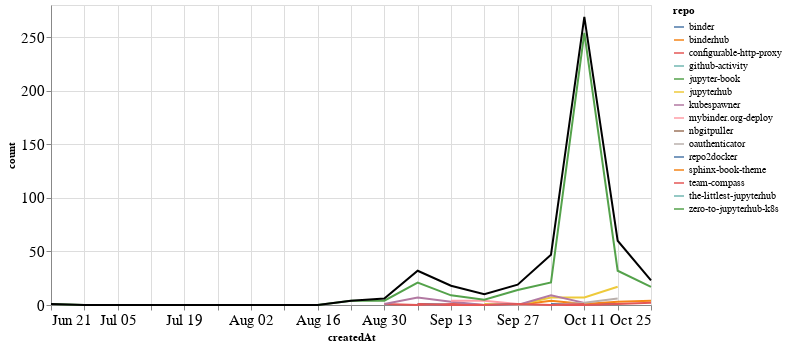

The notebook cell this image was saved under:
### Markdown cell above
## Comments

### Code cell
comments_time = comments.groupby('repo').resample('W', on='createdAt').count()['author'].reset_index()
comments_time = comments_time.rename(columns={'author': 'count'})
comments_time_total = comments_time.groupby('createdAt').agg({"count": "sum"}).reset_index()
ch1 = alt.Chart(comments_time, width=600).mark_line().encode(
    x='createdAt',
    y='count',
    color='repo',
    tooltip="repo"
)

ch2 = alt.Chart(comments_time_total, width=600).mark_line(color="black").encode(
    x='createdAt',
    y='count',
)

ch1 + ch2

### Figure 1 — Vega-Lite specification as saved in the notebook (floating-point values rounded to 4 significant figures)
{"config": {"axisLeft": {"labelFontSize": 15}, "axisBottom": {"labelFontSize": 15}}, "layer": [{"data": {"name": "data-f1e0cd275f61239a9063dc4e475ca0a0"}, "mark": "line", "encoding": {"color": {"type": "nominal", "field": "repo"}, "tooltip": {"type": "nominal", "field": "repo"}, "x": {"type": "temporal", "field": "createdAt"}, "y": {"type": "quantitative", "field": "count"}}, "width": 600}, {"data": {"name": "data-6c6b6847d5569daf4da81108c567863e"}, "mark": {"type": "line", "color": "black"}, "encoding": {"x": {"type": "temporal", "field": "createdAt"}, "y": {"type": "quantitative", "field": "count"}}, "width": 600}], "$schema": "https://vega.github.io/schema/vega-lite/v4.8.1.json", "datasets": {"data-f1e0cd275f61239a9063dc4e475ca0a0": [{"repo": "binder", "createdAt": "2020-10-04T00:00:00", "count": 1}, {"repo": "binder", "createdAt": "2020-10-11T00:00:00", "count": 1}, {"repo": "binder", "createdAt": "2020-10-18T00:00:00", "count": 1}, {"repo": "binderhub", "createdAt": "2020-09-13T00:00:00", "count": 1}, {"repo": "binderhub", "createdAt": "2020-09-20T00:00:00", "count": 0}, {"repo": "binderhub", "createdAt": "2020-09-27T00:00:00", "count": 0}, {"repo": "binderhub", "createdAt": "2020-10-04T00:00:00", "count": 4}, {"repo": "binderhub", "createdAt": "2020-10-11T00:00:00", "count": 1}, {"repo": "binderhub", "createdAt": "2020-10-18T00:00:00", "count": 3}, {"repo": "binderhub", "createdAt": "2020-10-25T00:00:00", "count": 4}, {"repo": "configurable-http-proxy", "createdAt": "2020-08-30T00:00:00", "count": 1}, {"repo": "configurable-http-proxy", "createdAt": "2020-09-06T00:00:00", "count": 0}, {"repo": "configurable-http-proxy", "createdAt": "2020-09-13T00:00:00", "count": 1}, {"repo": "configurable-http-proxy", "createdAt": "2020-09-20T00:00:00", "count": 0}, {"repo": "configurable-http-proxy", "createdAt": "2020-09-27T00:00:00", "count": 0}, {"repo": "configurable-http-proxy", "createdAt": "2020-10-04T00:00:00", "count": 0}, {"repo": "configurable-http-proxy", "createdAt": "2020-10-11T00:00:00", "count": 0}, {"repo": "configurable-http-proxy", "createdAt": "2020-10-18T00:00:00", "count": 1}, {"repo": "configurable-http-proxy", "createdAt": "2020-10-25T00:00:00", "count": 2}, {"repo": "github-activity", "createdAt": "2020-10-11T00:00:00", "count": 1}, {"repo": "jupyter-book", "createdAt": "2020-10-04T00:00:00", "count": 2}, {"repo": "jupyterhub", "createdAt": "2020-09-20T00:00:00", "count": 1}, {"repo": "jupyterhub", "createdAt": "2020-09-27T00:00:00", "count": 0}, {"repo": "jupyterhub", "createdAt": "2020-10-04T00:00:00", "count": 7}, {"repo": "jupyterhub", "createdAt": "2020-10-11T00:00:00", "count": 7}, {"repo": "jupyterhub", "createdAt": "2020-10-18T00:00:00", "count": 17}, {"repo": "kubespawner", "createdAt": "2020-08-30T00:00:00", "count": 1}, {"repo": "kubespawner", "createdAt": "2020-09-06T00:00:00", "count": 7}, {"repo": "kubespawner", "createdAt": "2020-09-13T00:00:00", "count": 3}, {"repo": "kubespawner", "createdAt": "2020-09-20T00:00:00", "count": 0}, {"repo": "kubespawner", "createdAt": "2020-09-27T00:00:00", "count": 0}, {"repo": "kubespawner", "createdAt": "2020-10-04T00:00:00", "count": 9}, {"repo": "kubespawner", "createdAt": "2020-10-11T00:00:00", "count": 2}, {"repo": "mybinder.org-deploy", "createdAt": "2020-09-13T00:00:00", "count": 4}, {"repo": "mybinder.org-deploy", "createdAt": "2020-09-20T00:00:00", "count": 4}, {"repo": "mybinder.org-deploy", "createdAt": "2020-09-27T00:00:00", "count": 1}, {"repo": "nbgitpuller", "createdAt": "2020-10-04T00:00:00", "count": 3}, {"repo": "oauthenticator", "createdAt": "2020-09-06T00:00:00", "count": 1}, {"repo": "oauthenticator", "createdAt": "2020-09-13T00:00:00", "count": 0}, {"repo": "oauthenticator", "createdAt": "2020-09-20T00:00:00", "count": 0}, {"repo": "oauthenticator", "createdAt": "2020-09-27T00:00:00", "count": 0}, {"repo": "oauthenticator", "createdAt": "2020-10-04T00:00:00", "count": 0}, {"repo": "oauthenticator", "createdAt": "2020-10-11T00:00:00", "count": 2}, {"repo": "oauthenticator", "createdAt": "2020-10-18T00:00:00", "count": 6}, {"repo": "repo2docker", "createdAt": "2020-09-06T00:00:00", "count": 1}, {"repo": "repo2docker", "createdAt": "2020-09-13T00:00:00", "count": 0}, {"repo": "repo2docker", "createdAt": "2020-09-20T00:00:00", "count": 0}, {"repo": "repo2docker", "createdAt": "2020-09-27T00:00:00", "count": 1}, {"repo": "sphinx-book-theme", "createdAt": "2020-09-27T00:00:00", "count": 2}, {"repo": "team-compass", "createdAt": "2020-09-06T00:00:00", "count": 1}, {"repo": "team-compass", "createdAt": "2020-09-13T00:00:00", "count": 0}, {"repo": "team-compass", "createdAt": "2020-09-20T00:00:00", "count": 0}, {"repo": "team-compass", "createdAt": "2020-09-27T00:00:00", "count": 1}, {"repo": "team-compass", "createdAt": "2020-10-04T00:00:00", "count": 0}, {"repo": "team-compass", "createdAt": "2020-10-11T00:00:00", "count": 1}, {"repo": "the-littlest-jupyterhub", "createdAt": "2020-09-06T00:00:00", "count": 1}, {"repo": "zero-to-jupyterhub-k8s", "createdAt": "2020-06-21T00:00:00", "count": 1}, {"repo": "zero-to-jupyterhub-k8s", "createdAt": "2020-06-28T00:00:00", "count": 0}, {"repo": "zero-to-jupyterhub-k8s", "createdAt": "2020-07-05T00:00:00", "count": 0}, {"repo": "zero-to-jupyterhub-k8s", "createdAt": "2020-07-12T00:00:00", "count": 0}, {"repo": "zero-to-jupyterhub-k8s", "createdAt": "2020-07-19T00:00:00", "count": 0}, {"repo": "zero-to-jupyterhub-k8s", "createdAt": "2020-07-26T00:00:00", "count": 0}, {"repo": "zero-to-jupyterhub-k8s", "createdAt": "2020-08-02T00:00:00", "count": 0}, {"repo": "zero-to-jupyterhub-k8s", "createdAt": "2020-08-09T00:00:00", "count": 0}, {"repo": "zero-to-jupyterhub-k8s", "createdAt": "2020-08-16T00:00:00", "count": 0}, {"repo": "zero-to-jupyterhub-k8s", "createdAt": "2020-08-23T00:00:00", "count": 4}, {"repo": "zero-to-jupyterhub-k8s", "createdAt": "2020-08-30T00:00:00", "count": 4}, {"repo": "zero-to-jupyterhub-k8s", "createdAt": "2020-09-06T00:00:00", "count": 21}, {"repo": "zero-to-jupyterhub-k8s", "createdAt": "2020-09-13T00:00:00", "count": 9}, {"repo": "zero-to-jupyterhub-k8s", "createdAt": "2020-09-20T00:00:00", "count": 5}, {"repo": "zero-to-jupyterhub-k8s", "createdAt": "2020-09-27T00:00:00", "count": 14}, {"repo": "zero-to-jupyterhub-k8s", "createdAt": "2020-10-04T00:00:00", "count": 21}, {"repo": "zero-to-jupyterhub-k8s", "createdAt": "2020-10-11T00:00:00", "count": 254}, {"repo": "zero-to-jupyterhub-k8s", "createdAt": "2020-10-18T00:00:00", "count": 32}, {"repo": "zero-to-jupyterhub-k8s", "createdAt": "2020-10-25T00:00:00", "count": 17}], "data-6c6b6847d5569daf4da81108c567863e": [{"createdAt": "2020-06-21T00:00:00", "count": 1}, {"createdAt": "2020-06-28T00:00:00", "count": 0}, {"createdAt": "2020-07-05T00:00:00", "count": 0}, {"createdAt": "2020-07-12T00:00:00", "count": 0}, {"createdAt": "2020-07-19T00:00:00", "count": 0}, {"createdAt": "2020-07-26T00:00:00", "count": 0}, {"createdAt": "2020-08-02T00:00:00", "count": 0}, {"createdAt": "2020-08-09T00:00:00", "count": 0}, {"createdAt": "2020-08-16T00:00:00", "count": 0}, {"createdAt": "2020-08-23T00:00:00", "count": 4}, {"createdAt": "2020-08-30T00:00:00", "count": 6}, {"createdAt": "2020-09-06T00:00:00", "count": 32}, {"createdAt": "2020-09-13T00:00:00", "count": 18}, {"createdAt": "2020-09-20T00:00:00", "count": 10}, {"createdAt": "2020-09-27T00:00:00", "count": 19}, {"createdAt": "2020-10-04T00:00:00", "count": 47}, {"createdAt": "2020-10-11T00:00:00", "count": 269}, {"createdAt": "2020-10-18T00:00:00", "count": 60}, {"createdAt": "2020-10-25T00:00:00", "count": 23}]}}
